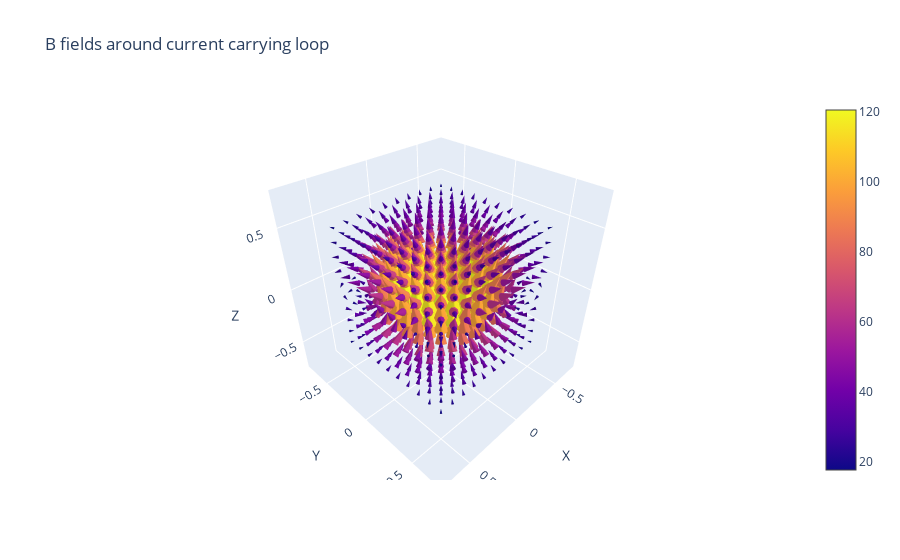

This figure's notebook cell:
### Markdown cell above
## Current Carrying Coil

### Code cell
outputs_coil = field_around_current_carrying_coil(100000000)
plotter(outputs_coil, 
        title = 'B fields around current carrying loop')

### Figure 1 — Plotly figure (JSON) as saved in the notebook; plotly's stock layout.template omitted (floating-point values rounded to 4 significant figures; data arrays with more than 128 entries replaced by an {"elided": "..."} marker saying what was removed)
{"data": [{"anchor": "tail", "sizemode": "scaled", "sizeref": 2, "type": "cone", "u": {"elided": "1000 float values"}, "v": {"elided": "1000 float values"}, "w": {"elided": "1000 float values"}, "x": {"elided": "1000 float values"}, "y": {"elided": "1000 float values"}, "z": {"elided": "1000 float values"}}], "layout": {"scene": {"xaxis": {"title": {"text": "X"}}, "yaxis": {"title": {"text": "Y"}}, "zaxis": {"title": {"text": "Z"}}}, "title": {"text": "B fields around current carrying loop"}}}
